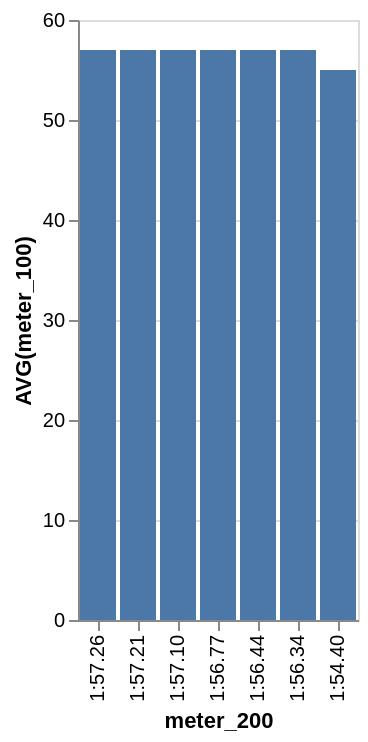

Here is the Vega-Lite specification saved for this chart:
### Vega-Lite specification from a JSON file in a GitHub repository (floating-point values rounded to 4 significant figures)
{"data": {"values": [{"x_data": "1:57.26", "y_data": 57}, {"x_data": "1:57.21", "y_data": 57}, {"x_data": "1:57.10", "y_data": 57}, {"x_data": "1:56.77", "y_data": 57}, {"x_data": "1:56.44", "y_data": 57}, {"x_data": "1:56.34", "y_data": 57}, {"x_data": "1:54.40", "y_data": 55}]}, "mark": "bar", "encoding": {"x": {"field": "x_data", "type": "nominal", "title": "meter_200", "sort": "descending"}, "y": {"field": "y_data", "type": "quantitative", "title": "AVG(meter_100)"}}}
